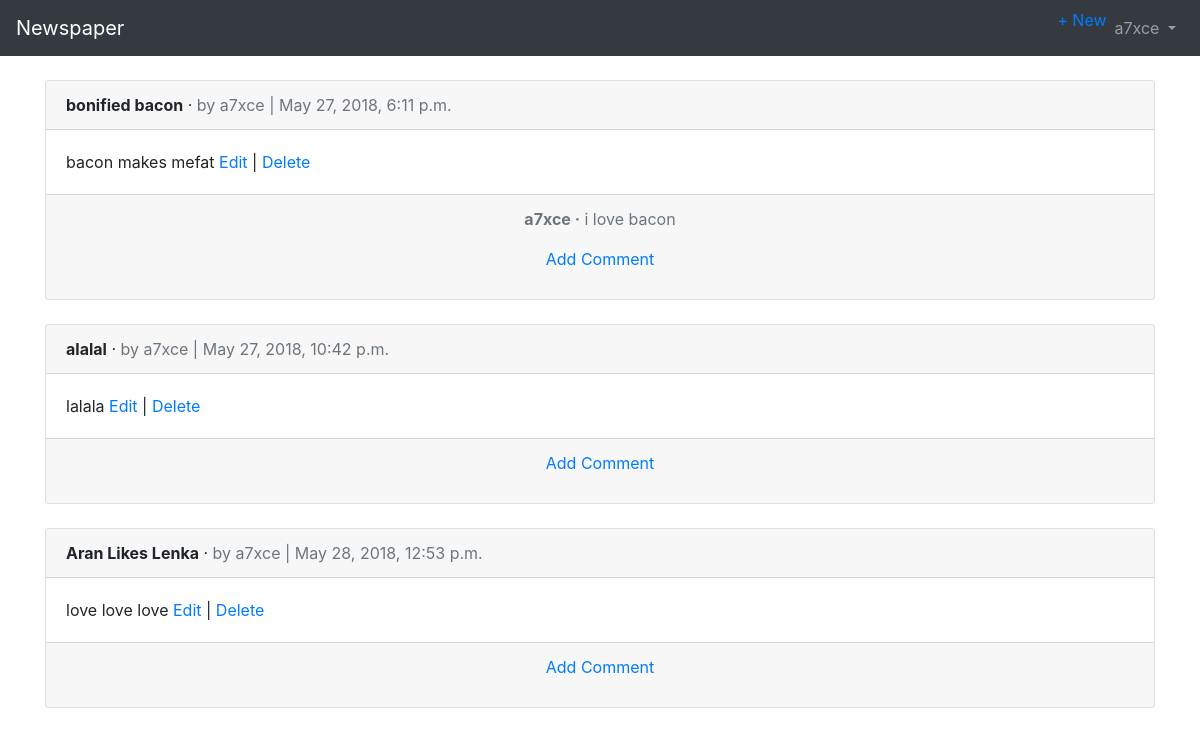
The page /articles/ (signed in) on the database its author committed.
### users/models.py (models this page shows)
class CustomUser(AbstractUser):
    GENDER_CHOICES = (
            ('M', 'Male'),
            ('F', 'Female'),
        )
    age = models.PositiveIntegerField(default=0)
    title = models.CharField(max_length=200, default='', blank=True)
    gender = models.CharField(max_length=1, choices=GENDER_CHOICES, default='', blank=True)

### articles/models.py (models this page shows, shortened)
class Article(models.Model):
    title = models.CharField(max_length=255)
    body = models.TextField()
    date = models.DateTimeField(auto_now_add=True)
    author = models.ForeignKey(
        settings.AUTH_USER_MODEL,
        on_delete=models.CASCADE,
    )

class Comment(models.Model):
    article = models.ForeignKey(Article, on_delete=models.CASCADE, related_name='comments')
    comment = models.CharField(max_length=140)
    author = models.ForeignKey(settings.AUTH_USER_MODEL, on_delete=models.CASCADE)
    def __str__(self):
        return self.comment

### articles/views.py (the view)
# urls.py: path('', views.ArticleListView.as_view(), name='article_list'),
class ArticleListView(LoginRequiredMixin, ListView):
    model = models.Article
    template_name = 'article_list.html'
    login_url = 'login'

### templates/article_list.html (shortened to what this page needs)
{% extends 'base.html' %}
{% block content %}
  {% for article in object_list %}
    <div class="card">
      <div class="card-header">
        <span class="font-weight-bold">{{ article.title }}</span> &middot;
        <span class="text-muted">by {{ article.author }} | {{ article.date }}</span>
      </div>
      <div class="card-body">
        {{ article.body }}
        <a href="{% url 'article_edit' article.pk %}">Edit</a> |
        <a href="{% url 'article_delete' article.pk %}">Delete</a>
      </div>
      <div class="card-footer text-center text-muted">
	      {% for comment in article.comments.all %}
	      	<p>
		<span class="font-weight-bold">{{ comment.author }} &middot;</span>
		{{ comment }}
		</p>
		{% endfor %}
		<p><a href="{% url 'article_add_comment' object.pk %}">Add Comment</a></p>
      </div>
    </div>
    <br />
  {% endfor %}
{% endblock content %}

### templates/base.html (shortened to what this page needs)
<!doctype html>
<html lang="en">
  <head>
    <link rel="stylesheet" href="https://maxcdn.bootstrapcdn.com/bootstrap/4.0.0/css/bootstrap.min.css">
  </head>
  <body>
    <nav class="navbar navbar-expand-md navbar-dark bg-dark mb-4">
      <a class="navbar-brand" href="{% url 'home' %}">Newspaper</a>
      <div class="collapse navbar-collapse" id="navbarCollapse">
        {% if user.is_authenticated %}
          <ul class="navbar-nav ml-auto">
		  <li class="nav-item" text-align="left"><a href="{% url 'article_new' %}">+ New</a></li>
              <a class="nav-link dropdown-toggle" href="#" id="userMenu" data-toggle="dropdown" aria-haspopup="true" aria-expanded="false">
                {{ user.username }}
              </a>
          </ul>
        {% else %}
          <form class="form-inline ml-auto">
            <a href="{% url 'login' %}" class="btn btn-outline-secondary">Log in</a>
            <a href="{% url 'signup' %}" class="btn btn-primary ml-2">Sign up</a>
          </form>
        {% endif %}
      </div>
    </nav>
    <div class="container">
      {% block content %}
      {% endblock %}
    </div>
  </body>
</html>

### rows shown on the page
CustomUser: username "a7xce"
Article: title "bonified bacon", author "a7xce", date "May 27, 2018, 6:11 p.m.", body "bacon makes mefat"
Comment: author "a7xce", comment "i love bacon"
Article: title "alalal", author "a7xce", date "May 27, 2018, 10:42 p.m.", body "lalala"
Article: title "Aran Likes Lenka", author "a7xce", date "May 28, 2018, 12:53 p.m.", body "love love love"
